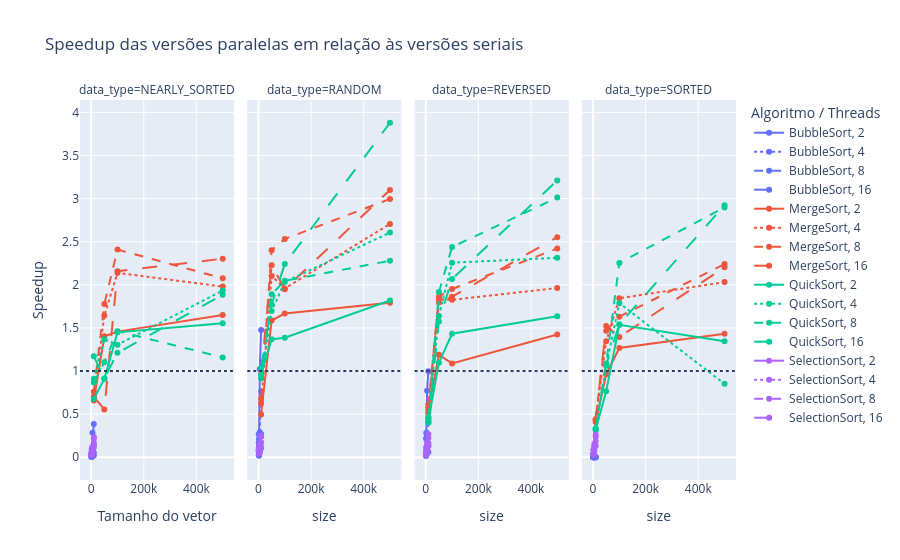

The notebook cell saved with this chart:
### Markdown cell above
## 9. Gráfico de Speedup

### Code cell
fig = px.line(
    speedup,
    x="size",
    y="speedup",
    color="base_algorithm",
    line_dash="threads",
    facet_col="data_type",
    markers=True,
    hover_data=["mean_time_ms_serial", "mean_time_ms_parallel", "efficiency"],
    title="Speedup das versões paralelas em relação às versões seriais"
)

fig.add_hline(y=1, line_dash="dot")

fig.update_layout(
    xaxis_title="Tamanho do vetor",
    yaxis_title="Speedup",
    legend_title="Algoritmo / Threads"
)

fig.show()
